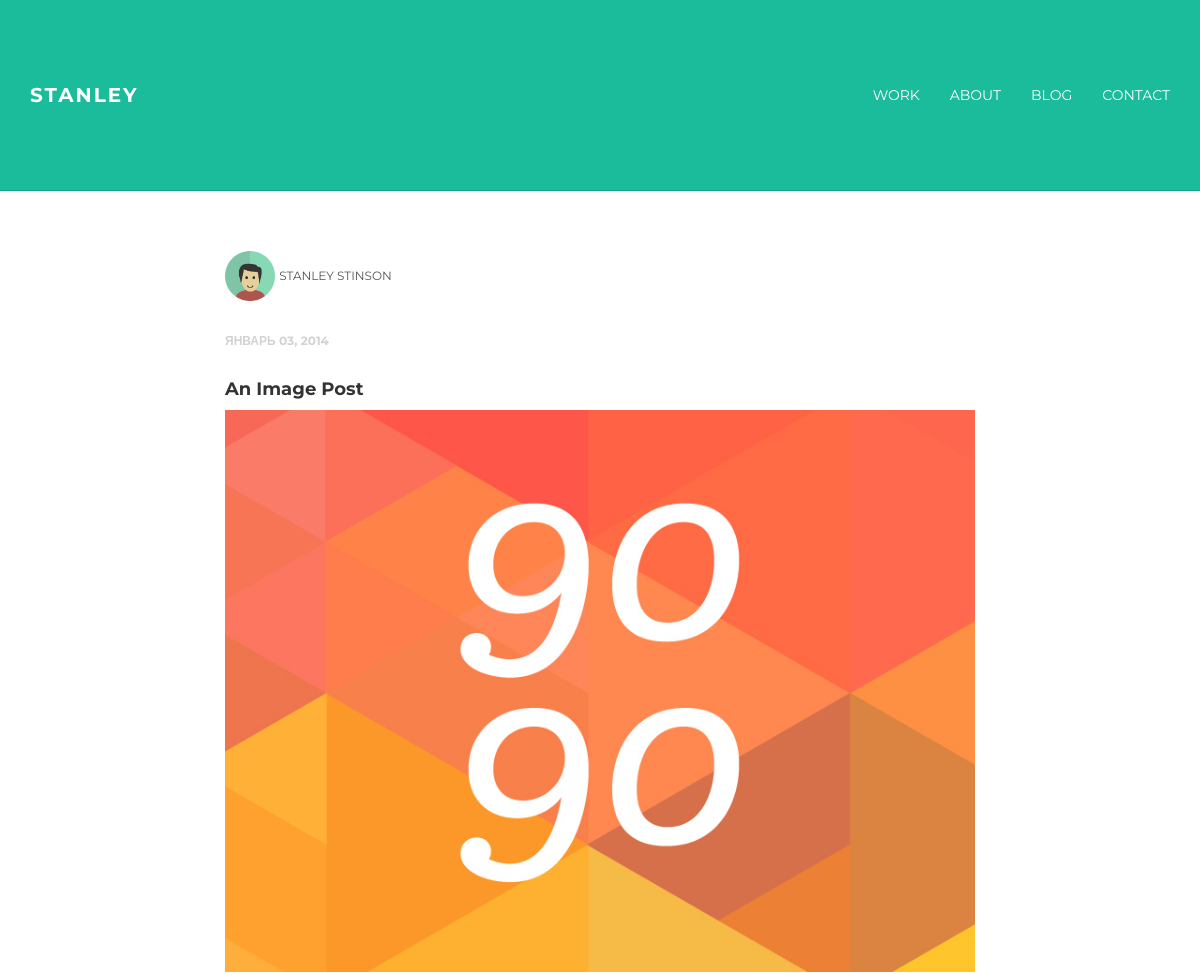
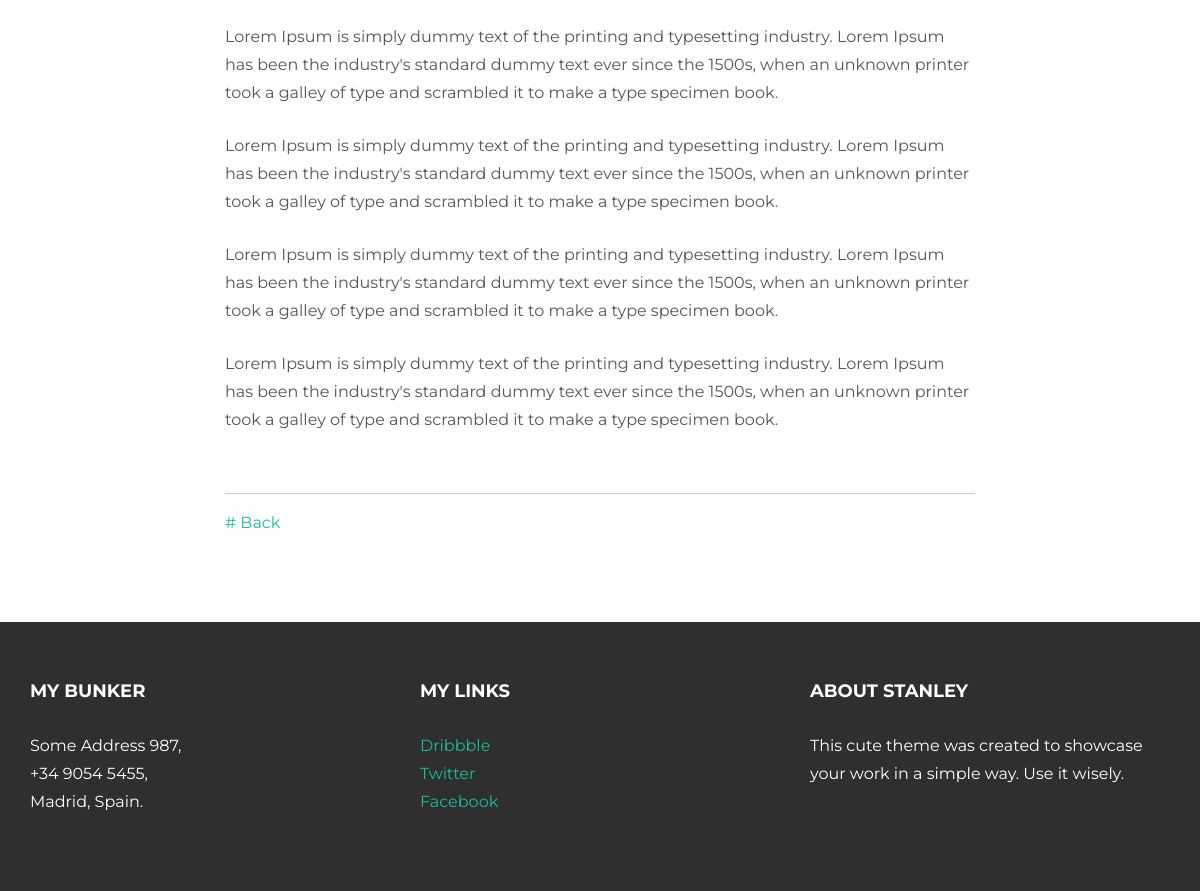
The app's page /blog/2/ with its own data (2 pictures, top to bottom).
### blog/models.py (models this page shows, shortened)
class Post(models.Model):
    author = models.ForeignKey(Author, on_delete=models.CASCADE)
    published_at = models.DateField(default=date.today)
    title = models.CharField(max_length=255)
    text = models.TextField(max_length=5000)

class Author(models.Model):
    avatar = models.ImageField(upload_to='static/img/avatars')
    name = models.CharField(max_length=100)

### blog/views.py (the view)
# urls.py: path('<int:id>/', views.post_detail, name='post_detail'),
def post_detail(request, id):
    post = get_object_or_404(Post, pk=id)
    return render(request, 'blog/post.html', {'post': post})

### blog/templates/blog/post.html
{% extends 'base.html' %}
{% block content %}
	<div id="white">
	    <div class="container">
			<div class="row">
				<div class="col-lg-8 col-lg-offset-2">
					<p><img src="{{ post.author.avatar.url }}" width="50px" height="50px"> <ba>{{ post.author.name }}</ba></p>
					<p><bd>{{ post.published_at|date:"F d, Y" }}</bd></p>
					<h4>{{ post.title }}</h4>
					{{ post.text|safe }}
					<br>
					<hr>
					<p><a href="{% url 'blog' %}"># Back</a></p>
				</div>
			</div>
	    </div>
	</div>
{% endblock %}

### static/css/main.css (style rules this page uses)
body { background-color: #ffffff; font-family: 'Montserrat', sans-serif; font-weight: 400; font-size: 14px; color: #555; -webkit-font-smoothing: antialiased; -webkit-overflow-scrolling: touch; }
h1, h2, h3, h4, h5, h6 { font-family: 'Montserrat', sans-serif; font-weight: 700; color: #333; }
p { line-height: 28px; margin-bottom: 25px; font-size: 16px; }
a { color: #1abc9c; word-wrap: break-word; -webkit-transition: color 0.1s ease-in, background 0.1s ease-in; -moz-transition: color 0.1s ease-in, background 0.1s ease-in; -ms-transition: color 0.1s ease-in, background 0.1s ease-in; -o-transition: color 0.1s ease-in, background 0.1s ease-in; transition: color 0.1s ease-in, background 0.1s ease-in; }
a:before, a:after { -webkit-transition: color 0.1s ease-in, background 0.1s ease-in; -moz-transition: color 0.1s ease-in, background 0.1s ease-in; -ms-transition: color 0.1s ease-in, background 0.1s ease-in; -o-transition: color 0.1s ease-in, background 0.1s ease-in; transition: color 0.1s ease-in, background 0.1s ease-in; }
hr { display: block; height: 1px; border: 0; border-top: 1px solid #ccc; margin: 1em 0; padding: 0; }
#white { padding-top: 60px; padding-bottom: 60px; background-color: #ffffff; }
bd { font-size: 12px; text-transform: uppercase; color: #d2d2d2; font-weight: 700; }
ba { font-size: 12px; text-transform: uppercase; }

### records on screen
Post: author.avatar (placeholder picture), author.name "STANLEY STINSON", published_at "ЯНВАРЬ 03, 2014", title "An Image Post", text (picture), text "Lorem Ipsum is simply dummy text of the printing and typesetting industry. Lorem Ipsum has been the industry's standard dummy text ever since the 1500s, when an unknown printer took a galley of type and scrambled it to make a type specimen book. Lorem Ipsum is simply dummy text of the printing and typesetting industry. Lorem Ipsum has been the industry's standard dummy text ever since the 1500s, when an unknown printer took a galley of type and scrambled it to make a type specimen book. Lorem Ipsum is simply dummy text of the printing and typesetting industry. Lorem Ipsum has been the industry's standard dummy text ever since the 1500s, when an unknown printer took a galley of type and…"
